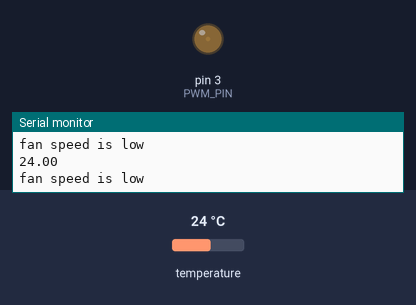
Bench run of a sketch on a simulated Arduino Uno, built with avr-gcc and run on an emulated ATmega328P. Shown: output pins drawn as LEDs (lit = HIGH), the last lines printed to the serial monitor. The test bench sets the inputs (shaded band); at power-on: temperature 24 °C.

Above: at 3.3 s.
3.4 s: temperature set to 32.3 °C
5.9 s: temperature set to 33.7 °C
At 6.8 s:
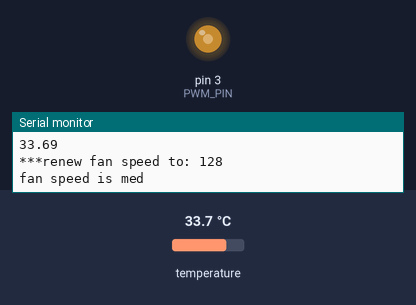
8.4 s: temperature set to 39.4 °C
10.9 s: temperature set to 40.8 °C
At 11.8 s:
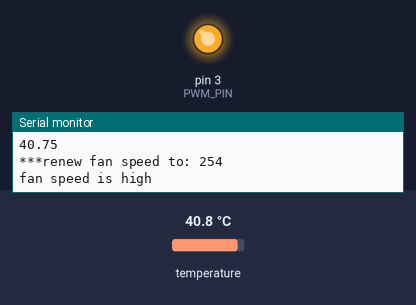
13.4 s: temperature set to 12 °C
At 15.6 s:
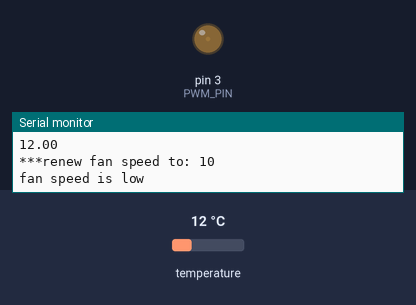
16.3 s: temperature set to 33 °C
At 18.1 s:
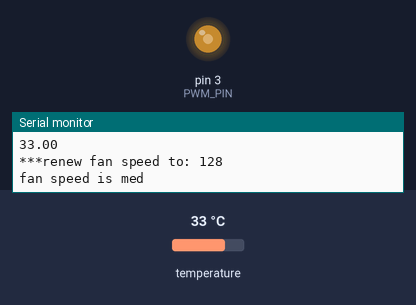
Timing chart, 0 to 19.6 s (numbered marks = the images above; inputs shaded):
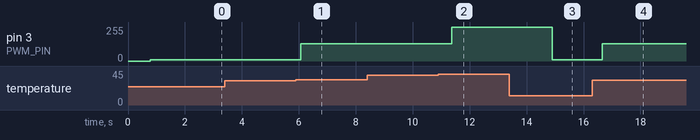

The sketch:

tempcooler.ino
```cpp
// 匯入程式庫標頭檔
#include <OneWire.h>
#include <DallasTemperature.h>

#define FAN_SPEED_LEVEL1 10
#define FAN_SPEED_LEVEL2 128
#define FAN_SPEED_LEVEL3 254

// pin 12 is 1-Wire device, temperature sensor is connected in here
#define ONE_WIRE_BUS 12
int PWM_PIN = 3;
float temp_val = 0;


// 運用程式庫建立物件
OneWire oneWire(ONE_WIRE_BUS);
DallasTemperature sensors(&oneWire);

void setup(void)
{
  Serial.begin(9600);
  // PWM pin number is 3
  pinMode(PWM_PIN, OUTPUT);
  // Serial.println("Temperature Sensor");
  // init. temperature sensor
  sensors.begin();
}

void loop(void)
{
  // request sensor
  sensors.requestTemperatures();
  // read 1-Wire device 0 value (should temperature sensor)
  temp_val = sensors.getTempCByIndex(0);
  Serial.println(temp_val);

  if (temp_val < 33)
  {
    set_fan_speed(FAN_SPEED_LEVEL1);
    Serial.println("fan speed is low");
  }
  else if (temp_val >= 33 && temp_val <= 40)
  {
    set_fan_speed(FAN_SPEED_LEVEL2);
    Serial.println("fan speed is med");
  }
  else
  {
    set_fan_speed(FAN_SPEED_LEVEL3);
    Serial.println("fan speed is high");
  }

  delay(1000);
}

void set_fan_speed(int speed)
{
  //analogWrite(PWM_PIN, speed);

  static int prv_speed = 0;
  if (prv_speed != speed)
  {
    analogWrite(PWM_PIN, speed);
    prv_speed = speed;
    Serial.print("***renew fan speed to: ");
    Serial.println(speed);
  }

}
```

Measured:
- the behaviour switches between 32.9 and 33 °C on temperature (found by bisection; images 0 and 1)
- the behaviour switches between 40 and 40.1 °C on temperature (found by bisection; images 1 and 2)
- after the input at 5.9 s, pin 3 (PWM_PIN): 10/255 → 128/255 after 0.17 s
- after the input at 10.9 s, pin 3 (PWM_PIN): 128/255 → 254/255 after 0.47 s
- after the input at 13.4 s, pin 3 (PWM_PIN): 254/255 → 10/255 after 1.5 s
- after the input at 16.3 s, pin 3 (PWM_PIN): 10/255 → 128/255 after 0.36 s
